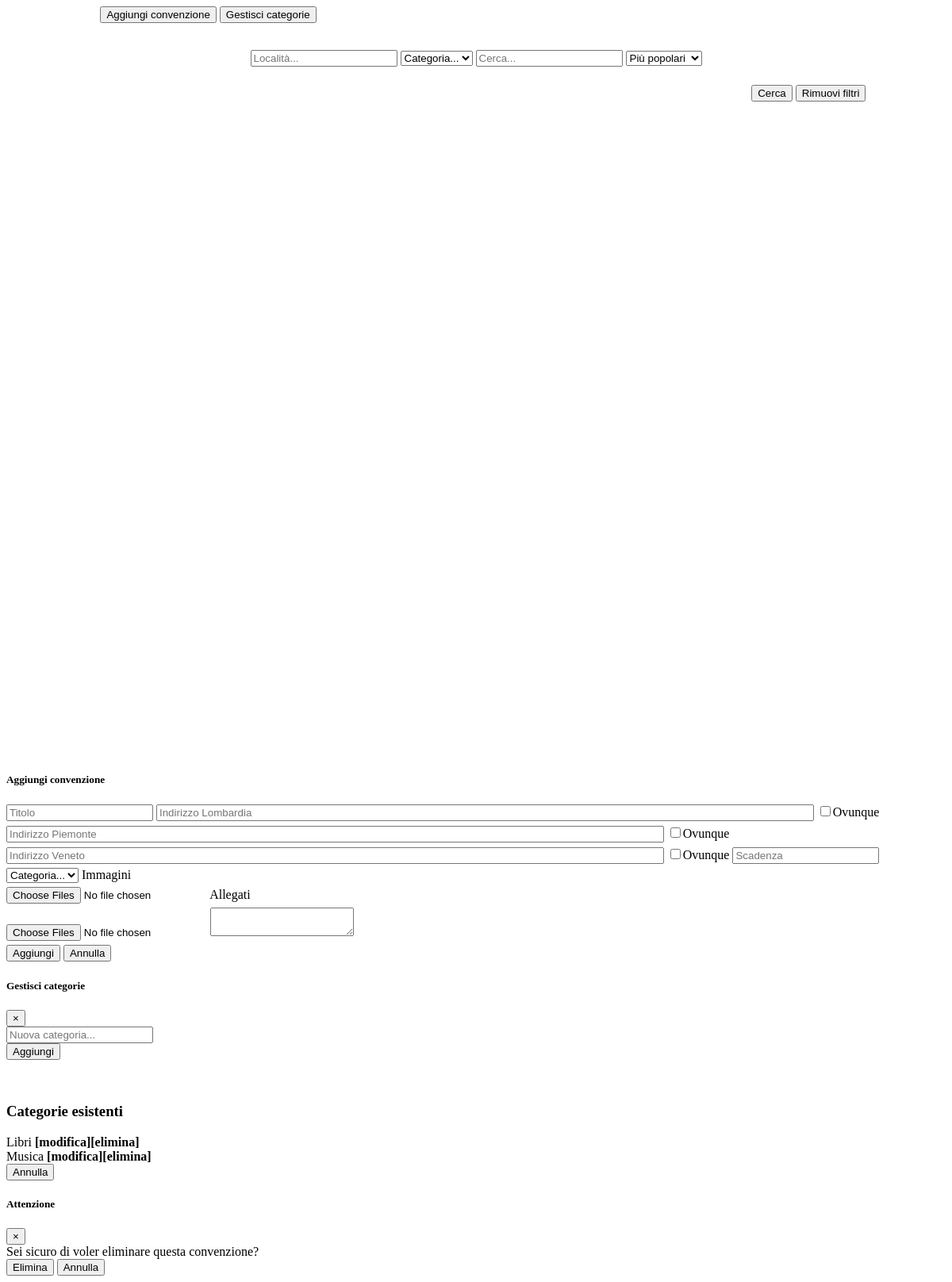
The page /homepage.php (signed in) on the database its author committed.
### tables this page shows
CREATE TABLE `tbl_regioni` (
  `Id` int(11) NOT NULL,
  `Nome` varchar(250) NOT NULL
);

CREATE TABLE `tbl_categorie` (
  `IdCategoria` int(11) NOT NULL,
  `Nome` varchar(250) NOT NULL
);

### homepage.php (the view, shortened to what this page needs)
<?php
	require_once('functions/functions.php');
?>
    <div class="add-bar">
        <button class="btn btn-warning" onclick="ShowAddPopup();" id="btnAddCoupon">Aggiungi convenzione</button>
        <button class="btn btn-secondary" onclick="ShowCategoryPopup();" id="btnManageCategory">Gestisci categorie</button>
    </div>
<div class='filters-bar'>
    <form method='get' id="MainForm" action='homepage.php'>
        <div class='filters-controls'>
            <input type='text' id='txtLocalita' name='localita' class="form-control" placeholder='Località...' />
            <select id='ddlCategoria' name='categoria' class="form-control" >
                <option value=''>Categoria...</option>
            </select>
            <input type='text' id='txtRicerca' name='cerca' placeholder='Cerca...' class="form-control" />
            <select name="order_by" id="ddlOrder" class="form-control">
                <option value="rating" selected>Più popolari</option>
            </select>
        </div>
        <div class='filter-buttons'>
            <input type='submit' id='btnCerca' value='Cerca' onclick="Cerca();" class="btn btn-primary" />
            <input type='submit' id='btnRimuoviFiltri' value='Rimuovi filtri' onclick="RimuoviFiltri();" class="btn btn-secondary" />
        </div>
    </form>
</div>
<div id='conv-list' class='conv-list'>
</div>
<div class="modal fade" id="modalAddCoupon" tabindex="-1" role="dialog" aria-labelledby="modalAddCoupon" aria-hidden="true">
    <div class="modal-dialog" role="document">
        <form id="UploadForm" class="modal-content" enctype="multipart/form-data">
            <div class="modal-header">
                <h5 class="modal-title" id="exampleModalLabel">Aggiungi convenzione</h5>
            </div>
            <div class="modal-body new-form">
                <input type="text" id="txtTitolo" name="newtitolo" class="form-control" placeholder="Titolo" />
                <?php
                    $conn = InstauraConnessione();
                    $query = "SELECT * FROM tbl_regioni ORDER BY Nome ASC";
                    if ($result = mysqli_query($conn, $query)) {
                        while ($row = mysqli_fetch_array($result)) {
                            $idRegione = $row['Id'];
                            $nome = $row['Nome'];
                            echo "
                            <input type='text' class='form-control location address' data-region='$idRegione' placeholder='Indirizzo $nome' id='address$idRegione' />
                            <label><input type='checkbox' class='check-everywhere' data-region='$idRegione' />Ovunque</label>";
                        }
                    }
                ?>
                <input id="txtScadenza" name="newscadenza" class="form-control" type="text" placeholder="Scadenza" onblur="(this.type='text')" onfocus="(this.type='date')"  >
                <select id="ddlNewCategoria" name="newcategoria" class="form-control">
                    <option value=''>Categoria...</option>
                </select>
                Immagini<br/>
                <input type="file" id="FileUploader" accept="image/*" class="form-control" multiple />
                Allegati<br/>
                <input type="file" id="AttachmentsUploader" class="form-control" multiple />
                <textarea name="txtarea" id="txtDescrizione" placeholder="Descrizione">
                </textarea>
            </div>
            <div class="modal-footer">
                <input type="button" name="change" value="Aggiungi" class="btn btn-primary" onclick="AddCoupon();" />
                <button type="button" class="btn btn-secondary" data-dismiss="modal">Annulla</button>
            </div>
        </form>
    </div>
</div>
<div class="modal fade" id="modalCategory" tabindex="-1" role="dialog" aria-labelledby="titleLabel" aria-hidden="true">
  <div class="modal-dialog" role="document">
    <div class="modal-content">
      <div class="modal-header">
        <h5 class="modal-title" id="titleLabel">Gestisci categorie</h5>
        <button type="button" class="close" data-dismiss="modal" aria-label="Close">
          <span aria-hidden="true">&times;</span>
        </button>
      </div>
      <div class="modal-body">
        <div id="divAddCategory" style="display:block;">
            <input type="text" class="form-control" id="txtNewCategory" placeholder="Nuova categoria..." />
            <br/>
            <button class="btn btn-primary" onclick="AddCategory()">Aggiungi</button>
        </div>
        <br/><br/>
        <h3>Categorie esistenti </h3>
        <?php
            $conn = InstauraConnessione();
            $query = "SELECT * FROM tbl_categorie ORDER BY Nome ASC";
            if ($result = mysqli_query($conn, $query)) {
                while ($row = mysqli_fetch_array($result)) {
                    $idCategoria = $row['IdCategoria'];
                    $nome = $row['Nome'];
                    echo "$nome  <b class='btn btn-link' onclick=\"StartEditCategory($idCategoria, '$nome')\">[modifica]</b><b class='btn btn-link' onclick='DeleteCategory($idCategoria)'>[elimina]</b><br/>";
                }
            }
        ?>
      </div>
      <div class="modal-footer">
        <button type="button" class="btn btn-secondary" data-dismiss="modal">Annulla</button>
      </div>
    </div>
  </div>
</div>
<div class="modal fade" id="DeletePopup" tabindex="-1" role="dialog" aria-labelledby="titleLabel" aria-hidden="true">
  <div class="modal-dialog" role="document">
    <div class="modal-content">
      <div class="modal-header">
        <h5 class="modal-title" id="titleLabel">Attenzione</h5>
        <button type="button" class="close" data-dismiss="modal" aria-label="Close">
          <span aria-hidden="true">&times;</span>
        </button>
      </div>
      <div class="modal-body">
        Sei sicuro di voler eliminare questa convenzione?
      </div>
      <div class="modal-footer">
        <button type="button" id="btnDeleteCoupon" class="btn btn-danger" onclick="ConfirmDeleteCoupon();">Elimina</button>
        <button type="button" class="btn btn-secondary" data-dismiss="modal" onclick="$('#btnDeleteCoupon').data('id', '');">Annulla</button>
      </div>
    </div>
  </div>
</div>

### homepage.php (style rules this page uses)
.filters-bar { width:100%; padding:25px 0; margin:0; display:inline-block; text-align:center; }
.filters-controls .form-control { max-width:20%; display:inline-block; margin-bottom:3px; }
.filter-buttons { width:85%; text-align:right; display:inline-block; padding-right:2%; padding-top:20px; }
.conv-list { height:100%; text-align:center; padding:0 10%; }
.add-bar { width:80%; margin-left:10%; display:block; height:30px; }
.new-form .form-control { margin-bottom:5px; }
.form-control.location.address { width:70%; display:inline-block; }
.modal { z-index: 20; }

### rows shown on the page
tbl_regioni: Nome "Indirizzo Lombardia"
tbl_regioni: Nome "Indirizzo Piemonte"
tbl_regioni: Nome "Indirizzo Veneto"
tbl_categorie: Nome "Libri"
tbl_categorie: Nome "Musica"
